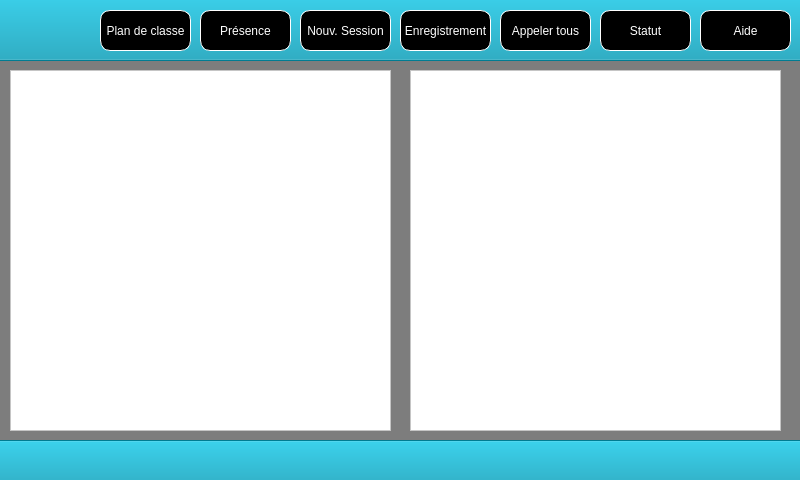
<?xml version="1.0" encoding="UTF-8"?>
<ui version="4.0">
 <class>MainWindow</class>
 <widget class="QMainWindow" name="MainWindow">
  <property name="geometry">
   <rect>
    <x>0</x>
    <y>0</y>
    <width>800</width>
    <height>480</height>
   </rect>
  </property>
  <property name="windowTitle">
   <string>MainWindow</string>
  </property>
  <property name="styleSheet">
   <string notr="true">background-color: #7D7D7D;</string>
  </property>
  <widget class="QWidget" name="centralwidget">
   <widget class="QPushButton" name="LigneBas">
    <property name="enabled">
     <bool>false</bool>
    </property>
    <property name="geometry">
     <rect>
      <x>-10</x>
      <y>440</y>
      <width>821</width>
      <height>51</height>
     </rect>
    </property>
    <property name="autoFillBackground">
     <bool>false</bool>
    </property>
    <property name="styleSheet">
     <string notr="true">background-color: rgb(0, 151, 178);</string>
    </property>
    <property name="text">
     <string/>
    </property>
   </widget>
   <widget class="QPushButton" name="LigneHaut">
    <property name="enabled">
     <bool>false</bool>
    </property>
    <property name="geometry">
     <rect>
      <x>-10</x>
      <y>-10</y>
      <width>821</width>
      <height>71</height>
     </rect>
    </property>
    <property name="autoFillBackground">
     <bool>false</bool>
    </property>
    <property name="styleSheet">
     <string notr="true">background-color: rgb(0, 151, 178);</string>
    </property>
    <property name="text">
     <string/>
    </property>
   </widget>
   <widget class="QPushButton" name="PlanButton">
    <property name="geometry">
     <rect>
      <x>100</x>
      <y>10</y>
      <width>91</width>
      <height>41</height>
     </rect>
    </property>
    <property name="sizePolicy">
     <sizepolicy hsizetype="Preferred" vsizetype="Ignored">
      <horstretch>0</horstretch>
      <verstretch>0</verstretch>
     </sizepolicy>
    </property>
    <property name="styleSheet">
     <string notr="true">background-color: black;
font: 9pt &quot;Segoe UI&quot;;
color: white;
border: 1px solid white;
border-radius: 10px;</string>
    </property>
    <property name="text">
     <string>Plan de classe</string>
    </property>
   </widget>
   <widget class="QPushButton" name="PresenceButton">
    <property name="geometry">
     <rect>
      <x>200</x>
      <y>10</y>
      <width>91</width>
      <height>41</height>
     </rect>
    </property>
    <property name="sizePolicy">
     <sizepolicy hsizetype="Preferred" vsizetype="Ignored">
      <horstretch>0</horstretch>
      <verstretch>0</verstretch>
     </sizepolicy>
    </property>
    <property name="styleSheet">
     <string notr="true">background-color: black;
font: 9pt &quot;Segoe UI&quot;;
color: white;
border: 1px solid white;
border-radius: 10px;</string>
    </property>
    <property name="text">
     <string>Présence</string>
    </property>
   </widget>
   <widget class="QPushButton" name="NewButton">
    <property name="geometry">
     <rect>
      <x>300</x>
      <y>10</y>
      <width>91</width>
      <height>41</height>
     </rect>
    </property>
    <property name="sizePolicy">
     <sizepolicy hsizetype="Preferred" vsizetype="Ignored">
      <horstretch>0</horstretch>
      <verstretch>0</verstretch>
     </sizepolicy>
    </property>
    <property name="styleSheet">
     <string notr="true">background-color: black;
font: 9pt &quot;Segoe UI&quot;;
color: white;
border: 1px solid white;
border-radius: 10px;</string>
    </property>
    <property name="text">
     <string>Nouv. Session</string>
    </property>
   </widget>
   <widget class="QPushButton" name="AppelButton">
    <property name="geometry">
     <rect>
      <x>500</x>
      <y>10</y>
      <width>91</width>
      <height>41</height>
     </rect>
    </property>
    <property name="sizePolicy">
     <sizepolicy hsizetype="Preferred" vsizetype="Ignored">
      <horstretch>0</horstretch>
      <verstretch>0</verstretch>
     </sizepolicy>
    </property>
    <property name="autoFillBackground">
     <bool>false</bool>
    </property>
    <property name="styleSheet">
     <string notr="true">background-color: black;
font: 9pt &quot;Segoe UI&quot;;
color: white;
border: 1px solid white;
border-radius: 10px;</string>
    </property>
    <property name="text">
     <string>Appeler tous</string>
    </property>
   </widget>
   <widget class="QPushButton" name="StatutButton">
    <property name="geometry">
     <rect>
      <x>600</x>
      <y>10</y>
      <width>91</width>
      <height>41</height>
     </rect>
    </property>
    <property name="sizePolicy">
     <sizepolicy hsizetype="MinimumExpanding" vsizetype="Ignored">
      <horstretch>0</horstretch>
      <verstretch>0</verstretch>
     </sizepolicy>
    </property>
    <property name="autoFillBackground">
     <bool>false</bool>
    </property>
    <property name="styleSheet">
     <string notr="true">background-color: black;
font: 9pt &quot;Segoe UI&quot;;
color: white;
border: 1px solid white;
border-radius: 10px;</string>
    </property>
    <property name="text">
     <string>Statut</string>
    </property>
   </widget>
   <widget class="QPushButton" name="AideButton">
    <property name="geometry">
     <rect>
      <x>700</x>
      <y>10</y>
      <width>91</width>
      <height>41</height>
     </rect>
    </property>
    <property name="sizePolicy">
     <sizepolicy hsizetype="Minimum" vsizetype="MinimumExpanding">
      <horstretch>5</horstretch>
      <verstretch>5</verstretch>
     </sizepolicy>
    </property>
    <property name="autoFillBackground">
     <bool>false</bool>
    </property>
    <property name="styleSheet">
     <string notr="true">background-color: black;
font: 9pt &quot;Segoe UI&quot;;
color: white;
border: 1px solid white;
border-radius: 10px;</string>
    </property>
    <property name="text">
     <string>Aide</string>
    </property>
   </widget>
   <widget class="QPushButton" name="EnregistrementButton">
    <property name="geometry">
     <rect>
      <x>400</x>
      <y>10</y>
      <width>91</width>
      <height>41</height>
     </rect>
    </property>
    <property name="sizePolicy">
     <sizepolicy hsizetype="Preferred" vsizetype="Ignored">
      <horstretch>0</horstretch>
      <verstretch>0</verstretch>
     </sizepolicy>
    </property>
    <property name="styleSheet">
     <string notr="true">background-color: black;
font: 9pt &quot;Segoe UI&quot;;
color: white;
border: 1px solid white;
border-radius: 10px;</string>
    </property>
    <property name="text">
     <string>Enregistrement</string>
    </property>
   </widget>
   <widget class="QListWidget" name="listWidget_2">
    <property name="geometry">
     <rect>
      <x>410</x>
      <y>70</y>
      <width>371</width>
      <height>361</height>
     </rect>
    </property>
    <property name="styleSheet">
     <string notr="true">background-color: white;</string>
    </property>
   </widget>
   <widget class="QGraphicsView" name="PlanClasse">
    <property name="geometry">
     <rect>
      <x>10</x>
      <y>70</y>
      <width>381</width>
      <height>361</height>
     </rect>
    </property>
    <property name="styleSheet">
     <string notr="true">background-color: white;</string>
    </property>
   </widget>
  </widget>
 </widget>
 <resources/>
 <connections/>
</ui>
